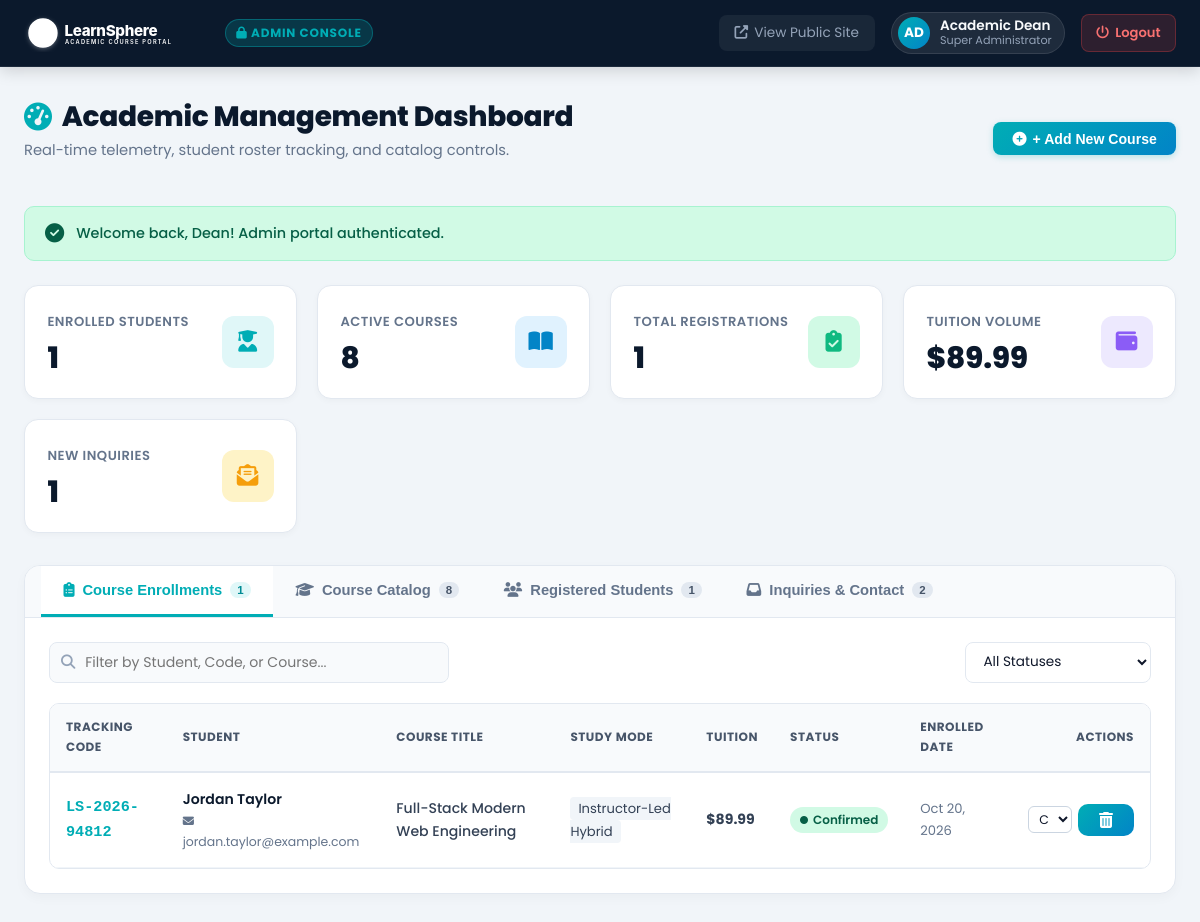
The app's page /admin.php (signed in) with its own data.
### tables this page shows
CREATE TABLE `enrollments` (
    `enrollment_id` INT AUTO_INCREMENT PRIMARY KEY,
    `enrollment_code` VARCHAR(50) NOT NULL UNIQUE,
    `student_id` INT NOT NULL,
    `course_id` INT NOT NULL,
    `study_mode` ENUM('Self-Paced Online', 'Instructor-Led Hybrid', 'Intensive Bootcamp') NOT NULL,
    `interests` VARCHAR(255) NULL,
    `special_notes` TEXT NULL,
    `status` ENUM('Confirmed', 'Pending Verification', 'Active') NOT NULL DEFAULT 'Confirmed',
    `enrolled_at` TIMESTAMP DEFAULT CURRENT_TIMESTAMP,
    CONSTRAINT `fk_enrollment_student` 
        FOREIGN KEY (`student_id`) REFERENCES `students` (`student_id`) 
        ON DELETE CASCADE ON UPDATE CASCADE,
    CONSTRAINT `fk_enrollment_course` 
        FOREIGN KEY (`course_id`) REFERENCES `courses` (`course_id`) 
        ON DELETE CASCADE ON UPDATE CASCADE,
    CONSTRAINT `unique_student_course` 
        UNIQUE (`student_id`, `course_id`)
);

CREATE TABLE `students` (
    `student_id` INT AUTO_INCREMENT PRIMARY KEY,
    `first_name` VARCHAR(100) NOT NULL,
    `last_name` VARCHAR(100) NOT NULL,
    `email` VARCHAR(150) NOT NULL UNIQUE,
    `phone` VARCHAR(30) NOT NULL,
    `dob` DATE NOT NULL,
    `gender` ENUM('Male', 'Female', 'Non-Binary', 'Prefer not to say') NOT NULL,
    `qualification` VARCHAR(100) NOT NULL,
    `address` TEXT NOT NULL,
    `experience_years` INT NOT NULL DEFAULT 0,
    `portfolio_url` VARCHAR(255) NULL,
    `preferred_time` TIME NULL,
    `study_hours_week` INT NOT NULL DEFAULT 10,
    `intake_month` VARCHAR(7) NULL,
    `theme_color` VARCHAR(20) DEFAULT '#00ADB5',
    `id_document` VARCHAR(255) NULL,
    `created_at` TIMESTAMP DEFAULT CURRENT_TIMESTAMP
);

CREATE TABLE `courses` (
    `course_id` INT AUTO_INCREMENT PRIMARY KEY,
    `category_id` INT NOT NULL,
    `title` VARCHAR(255) NOT NULL,
    `slug` VARCHAR(255) NOT NULL UNIQUE,
    `short_description` VARCHAR(300) NOT NULL,
    `full_description` TEXT NOT NULL,
    `syllabus` TEXT NOT NULL,
    `learning_outcomes` TEXT NOT NULL,
    `instructor_name` VARCHAR(150) NOT NULL,
    `instructor_title` VARCHAR(150) NOT NULL,
    `instructor_bio` TEXT NOT NULL,
    `duration_weeks` INT NOT NULL,
    `difficulty` ENUM('Beginner', 'Intermediate', 'Advanced', 'All Levels') NOT NULL DEFAULT 'All Levels',
    `price` DECIMAL(10,2) NOT NULL DEFAULT 0.00,
    `original_price` DECIMAL(10,2) NOT NULL DEFAULT 0.00,
    `rating` DECIMAL(2,1) NOT NULL DEFAULT 4.8,
    `reviews_count` INT NOT NULL DEFAULT 120,
    `image` VARCHAR(255) NOT NULL,
    `featured` TINYINT(1) NOT NULL DEFAULT 0,
    `created_at` TIMESTAMP DEFAULT CURRENT_TIMESTAMP,
    CONSTRAINT `fk_course_category` 
        FOREIGN KEY (`category_id`) REFERENCES `categories` (`category_id`) 
        ON DELETE CASCADE ON UPDATE CASCADE
);

### admin.php (the view, shortened to what the rows shown need)
<?php
require_once __DIR__ . '/includes/db.php';
function getFlash() {
    if (isset($_SESSION['flash'])) {
        $flash = $_SESSION['flash'];
        return $flash;
    }
    return null;
}
$isLoggedIn = !empty($_SESSION['admin_logged_in']);
$enrollments = [];
if ($isLoggedIn && $pdo) {
    try {
        $enrollQuery = "SELECT e.*,
                               s.first_name, s.last_name, s.email AS student_email, s.phone AS student_phone,
                               c.title AS course_title, c.price AS course_price, c.image AS course_image
                        FROM `enrollments` e
                        JOIN `students` s ON e.student_id = s.student_id
                        JOIN `courses` c ON e.course_id = c.course_id
                        ORDER BY e.enrolled_at DESC";
        $enrollments = $pdo->query($enrollQuery)->fetchAll();
    } catch (PDOException $e) {
        $dbError = $e->getMessage();
    }
}
$flash = getFlash();
?>
<!DOCTYPE html>
<html lang="en">
<head>
    <link rel="stylesheet" href="https://cdnjs.cloudflare.com/ajax/libs/font-awesome/6.5.1/css/all.min.css">
    <link rel="stylesheet" href="assets/css/style.css">
    <link rel="stylesheet" href="assets/css/admin.css">
</head>
<body class="admin-body">
<?php if (!$isLoggedIn): ?>
    <div class="admin-login-wrapper">
        <div class="admin-login-card">
            <div class="admin-login-header">
                <a href="index.php">
                    <img src="assets/images/logo.svg" alt="LearnSphere Logo">
                </a>
                <div class="admin-badge-role">
                    <i class="fas fa-shield-alt"></i> Executive Portal Access
                </div>
                <h1>Academic Portal Admin</h1>
                <p>Sign in to manage courses, enrollments, and academic operations.</p>
            </div>
            <?php if (!empty($loginError)): ?>
                <div class="admin-alert error">
                    <i class="fas fa-exclamation-circle"></i>
                    <div><?php echo $loginError; ?></div>
                </div>
            <?php endif; ?>
            <?php if ($flash): ?>
                <div class="admin-alert <?php echo $flash['type']; ?>">
                    <i class="fas fa-info-circle"></i>
                    <div><?php echo $flash['message']; ?></div>
                </div>
            <?php endif; ?>
            <form action="admin.php" method="POST" id="adminLoginForm">
                <input type="hidden" name="form_action" value="login">
                <div class="admin-input-group">
                    <label for="adminUsername">Admin Username</label>
                    <div class="admin-input-box">
                        <i class="fas fa-user-shield"></i>
                        <input type="text" id="adminUsername" name="username" placeholder="Username" required autofocus value="admin">
                    </div>
                </div>
                <div class="admin-input-group">
                    <label for="adminPassword">Security Key / Password</label>
                    <div class="admin-input-box">
                        <i class="fas fa-lock"></i>
                        <input type="password" id="adminPassword" name="password" placeholder="Password" required value="6380716612">
                    </div>
                </div>
                <button type="submit" class="btn-admin-submit">
                    <i class="fas fa-sign-in-alt"></i> Authenticate & Enter Dashboard
                </button>
                <button type="button" class="btn-admin-quick" id="btnQuickLogin">
                    <i class="fas fa-bolt" style="color: #F59E0B;"></i> 1-Click Instant Demo Login (admin / 6380716612)
                </button>
            </form>
            <div style="text-align: center; margin-top: 1.75rem;">
                <a href="index.php" style="color: #64748B; font-size: 0.88rem; text-decoration: none; display: inline-flex; align-items: center; gap: 6px;">
                    <i class="fas fa-arrow-left"></i> Return to Main Academic Site
                </a>
            </div>
        </div>
    </div>
    <script>
        document.getElementById('btnQuickLogin').addEventListener('click', function() {
            document.getElementById('adminUsername').value = 'admin';
            document.getElementById('adminPassword').value = '6380716612';
            document.getElementById('adminLoginForm').submit();
        });
    </script>
<?php else: ?>
    <main class="admin-main-container">
        <div class="admin-header-title">
            <div>
                <h2><i class="fas fa-tachometer-alt" style="color: #00ADB5;"></i> Academic Management Dashboard</h2>
            </div>
        </div>
        <div class="admin-tabs-card">
            <section class="tab-content active" id="tab-enrollments">
                <div class="table-responsive">
                    <table class="admin-table" id="enrollmentTable">
                        <thead>
                            <tr>
                                <th>Tracking Code</th>
                                <th>Student</th>
                                <th>Course Title</th>
                                <th>Study Mode</th>
                                <th>Tuition</th>
                                <th>Status</th>
                                <th>Enrolled Date</th>
                                <th style="text-align: right;">Actions</th>
                            </tr>
                        </thead>
                        <tbody>
                            <?php if (empty($enrollments)): ?>
                                <tr>
                                    <td colspan="8" style="text-align: center; padding: 2.5rem; color: #94A3B8;">
                                        <i class="fas fa-folder-open" style="font-size: 2rem; margin-bottom: 0.5rem; display: block;"></i>
                                        No course enrollments found yet.
                                    </td>
                                </tr>
                            <?php else: ?>
                                <?php foreach ($enrollments as $e): ?>
                                    <tr data-status="<?php echo htmlspecialchars($e['status']); ?>">
                                        <td>
                                            <strong style="color: #00ADB5; font-family: monospace; font-size: 0.95rem;">
                                                <?php echo htmlspecialchars($e['enrollment_code']); ?>
                                            </strong>
                                        </td>
                                        <td>
                                            <div style="font-weight: 600; color: #0B192C;">
                                                <?php echo htmlspecialchars($e['first_name'] . ' ' . $e['last_name']); ?>
                                            </div>
                                            <div style="font-size: 0.78rem; color: #64748B;">
                                                <i class="fas fa-envelope" style="font-size: 0.7rem;"></i> <?php echo htmlspecialchars($e['student_email']); ?>
                                            </div>
                                        </td>
                                        <td>
                                            <span style="font-weight: 500;"><?php echo htmlspecialchars($e['course_title']); ?></span>
                                        </td>
                                        <td>
                                            <span style="font-size: 0.82rem; background: #F1F5F9; padding: 2px 8px; border-radius: 4px;">
                                                <?php echo htmlspecialchars($e['study_mode']); ?>
                                            </span>
                                        </td>
                                        <td>
                                            <strong>$<?php echo number_format($e['course_price'], 2); ?></strong>
                                        </td>
                                        <td>
                                            <?php
                                            $badgeClass = 'badge-confirmed';
                                            ?>
                                            <span class="badge-status <?php echo $badgeClass; ?>">
                                                <i class="fas fa-circle" style="font-size: 0.5rem;"></i>
                                                <?php echo htmlspecialchars($e['status']); ?>
                                            </span>
                                        </td>
                                        <td style="font-size: 0.82rem; color: #64748B;">
                                            <?php echo date('M d, Y', strtotime($e['enrolled_at'])); ?>
                                        </td>
                                        <td style="text-align: right;">
                                            <div class="action-btn-group" style="justify-content: flex-end;">
                                                <form action="admin.php" method="POST" style="display: inline-block;">
                                                    <select name="status" onchange="this.form.submit()" title="Change enrollment status" style="padding: 3px 6px; font-size: 0.78rem; border-radius: 6px; border: 1px solid #CBD5E1; background: #FFF;">
                                                        <option value="Confirmed" <?php if ($e['status'] === 'Confirmed') echo 'selected'; ?>>Confirmed</option>
                                                    </select>
                                                </form>
                                                <form action="admin.php" method="POST" style="display: inline-block;" onsubmit="return confirm('Are you sure you want to cancel and remove this enrollment?');">
                                                    <button type="submit" class="btn-icon-action danger" title="Delete Enrollment">
                                                        <i class="fas fa-trash-alt"></i>
                                                    </button>
                                                </form>
                                            </div>
                                        </td>
                                    </tr>
                                <?php endforeach; ?>
                            <?php endif; ?>
                        </tbody>
                    </table>
                </div>
            </section>
        </div>
    </main>
<?php endif; ?>
</body>
</html>

### records on screen
enrollments: enrollment_code "LS-2026-94812", student.last_name "Jordan Taylor", student.email "jordan.taylor@example.com", course.title "Full-Stack Modern Web Engineering", study_mode "Instructor-Led Hybrid", course.price "89.99", status "Confirmed", enrolled_at "Oct 20, 2026"

### other values on screen
$_SESSION['admin_username'] "Academic Dean"
$flash['message'] "Welcome back, Dean! Admin portal authenticated."
$stats['students'] "1"
$stats['courses'] "8"
$stats['enrollments'] "1"
$stats['revenue'] "89.99"
$stats['messages_new'] "1"
count($enrollments) "1"
count($courses) "8"
count($students) "1"
count($messages) "2"
